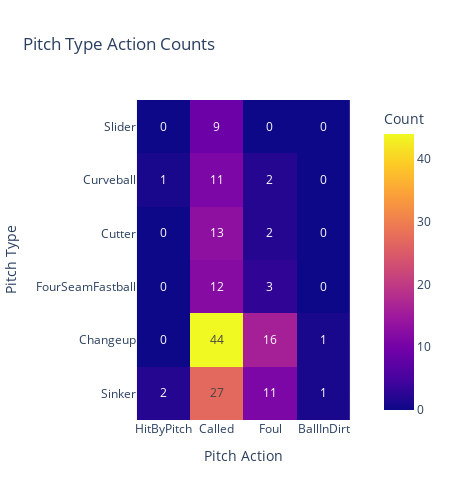

Source (notebook cell):
### Code cell
# Create a heatmap with Plotly Express
fig = px.imshow(melted_type_action_df.pivot(index='Pitch Type', columns='Pitch Action', values='Count'),
                x=melted_type_action_df['Pitch Action'].unique(),
                y=melted_type_action_df['Pitch Type'].unique(),
                labels=dict(x='Pitch Action', y='Pitch Type', color='Count'),
                title='Pitch Type Action Counts',
                width=450,
                height=500, 
                text_auto=True)

# Show the plot
fig.show()

# fig.write_image("Pitch Type Action Counts.png", engine='kaleido')

### Figure 1 — Plotly figure (JSON) as saved in the notebook; plotly's stock layout.template omitted (floating-point values rounded to 4 significant figures)
{"data": [{"coloraxis": "coloraxis", "hovertemplate": "Pitch Action: %{x}<br>Pitch Type: %{y}<br>Count: %{z}<extra></extra>", "name": "0", "texttemplate": "%{z}", "type": "heatmap", "x": ["HitByPitch", "Called", "Foul", "BallInDirt"], "xaxis": "x", "y": ["Slider", "Curveball", "Cutter", "FourSeamFastball", "Changeup", "Sinker"], "yaxis": "y", "z": [[0, 9, 0, 0], [1, 11, 2, 0], [0, 13, 2, 0], [0, 12, 3, 0], [0, 44, 16, 1], [2, 27, 11, 1]]}], "layout": {"coloraxis": {"colorbar": {"title": {"text": "Count"}}, "colorscale": [[0, "#0d0887"], [0.1111, "#46039f"], [0.2222, "#7201a8"], [0.3333, "#9c179e"], [0.4444, "#bd3786"], [0.5556, "#d8576b"], [0.6667, "#ed7953"], [0.7778, "#fb9f3a"], [0.8889, "#fdca26"], [1, "#f0f921"]]}, "height": 500, "title": {"text": "Pitch Type Action Counts"}, "width": 450, "xaxis": {"anchor": "y", "constrain": "domain", "domain": [0, 1], "scaleanchor": "y", "title": {"text": "Pitch Action"}}, "yaxis": {"anchor": "x", "autorange": "reversed", "constrain": "domain", "domain": [0, 1], "title": {"text": "Pitch Type"}}}}
